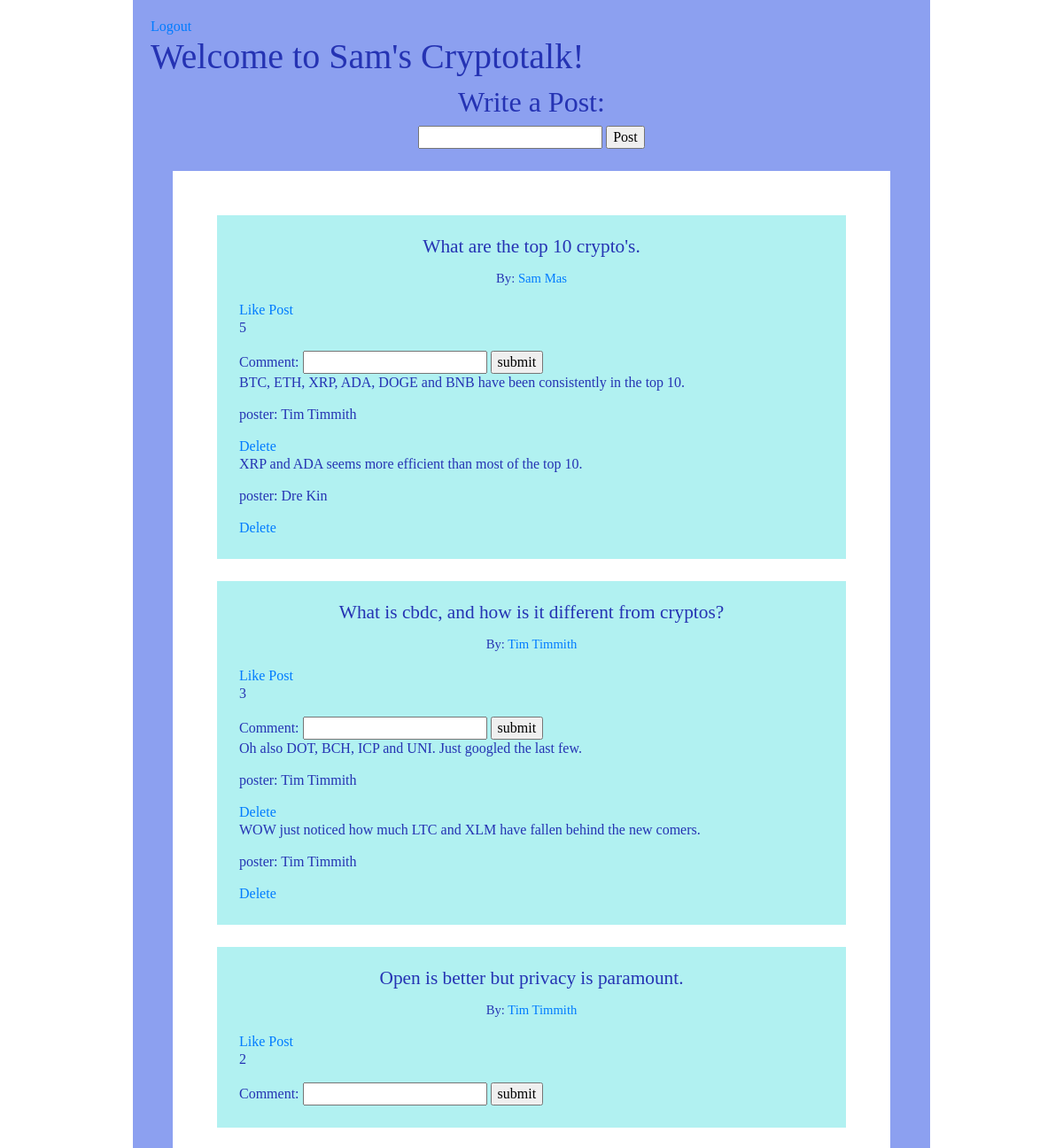
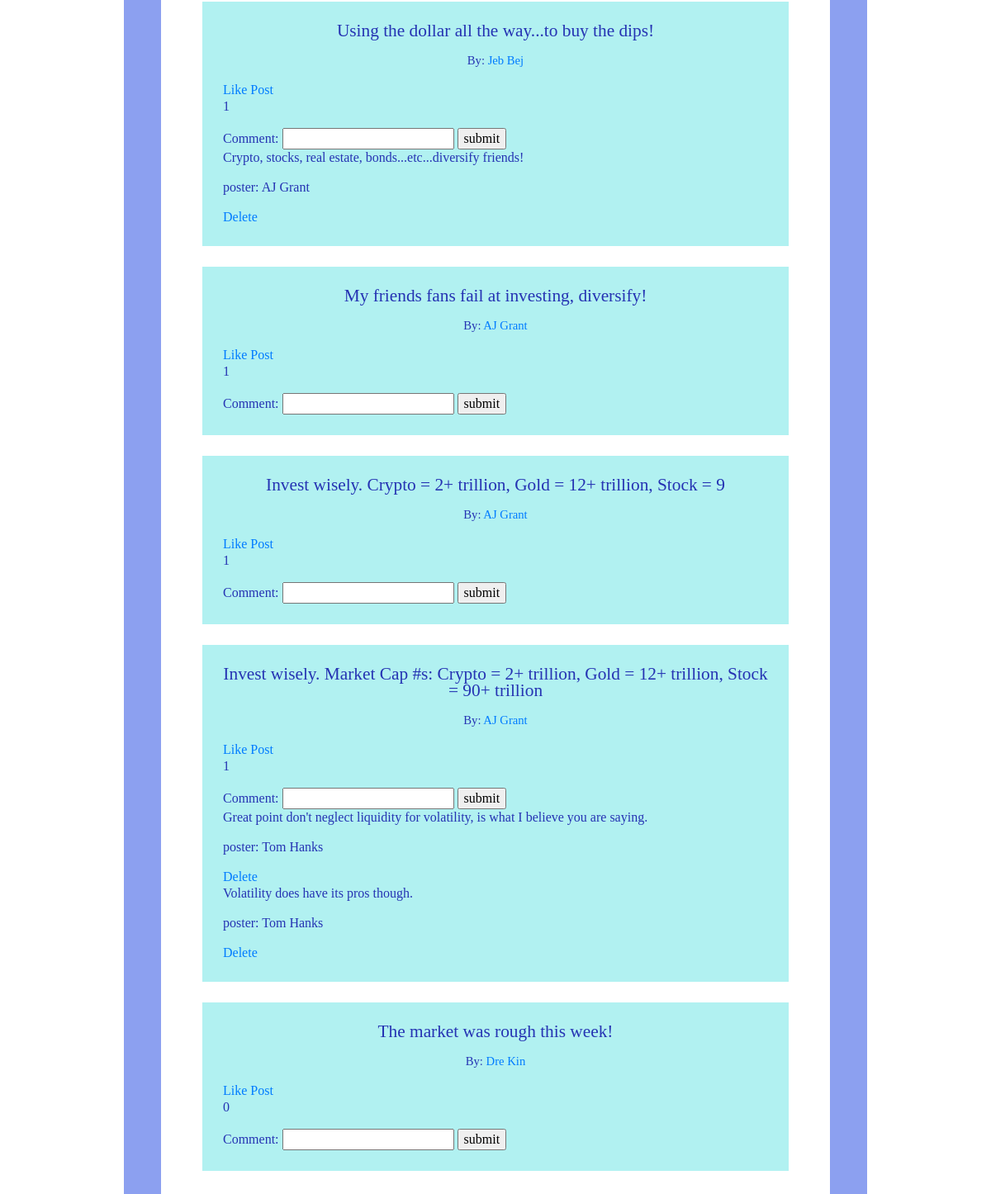
The page /welcome (signed in) on the database its author committed (2 pictures, top to bottom).
### cryptotalk/models.py (models this page shows)
class User(models.Model):
    first_name = models.CharField(max_length=50)
    last_name = models.CharField(max_length=50)
    email = models.CharField(max_length=50)
    password = models.CharField(max_length=50)
    created_at = models.DateTimeField(auto_now_add=True, null=True)
    updated_at = models.DateTimeField(auto_now=True, null=True)
    objects = UserManager()

class Crypto_Message(models.Model):
    message = models.CharField(max_length=255)
    poster = models.ForeignKey(User, related_name='user_messages', on_delete=models.CASCADE)
    user_likes = models.ManyToManyField(User, related_name='liked_posts')
    created_at = models.DateTimeField(auto_now_add=True, null=True)
    updated_at = models.DateTimeField(auto_now=True, null=True)

class Comment(models.Model):
    comment = models.CharField(max_length=255)
    poster = models.ForeignKey(User, related_name='user_comments', on_delete=models.CASCADE)
    crypto_message = models.ForeignKey(Crypto_Message, related_name="post_comments", on_delete=models.CASCADE)
    created_at = models.DateTimeField(auto_now_add=True, null=True)
    updated_at = models.DateTimeField(auto_now=True, null=True)

### cryptotalk/views.py (the view)
# urls.py: path('welcome', views.welcome),
def welcome(request):
    if 'user' not in request.session:
        return redirect('/')
    context = {
        'crypto_messages': Crypto_Message.objects.all()
    }
    return render(request, 'welcome.html', context)

### cryptotalk/templates/welcome.html (shortened to what this page needs)
<!DOCTYPE html>
<html lang="en">
    <head>
        <link rel="stylesheet" href="https://maxcdn.bootstrapcdn.com/bootstrap/4.0.0/css/bootstrap.min.css"
>
        {% load static %}
        <link rel="stylesheet" href="{% static 'style.css' %}">
    </head>
    <body>
        <div id='wrap'>
            <a href="/logout">Logout</a>
            <h1>Welcome to {{request.session.user}}'s Cryptotalk!</h1>
            <div id='write'>
                <h2>Write a Post:</h2>
                <form action="/process_message" method=POST>
                    <input type="text" name='mess'>
                    <input type="submit" value="Post">
                </form>
            </div>
            <div id='posts'>
                {% for post in crypto_messages %}
                <div class='one_post'>
                    <p class='post'>{{post.message}}</p>
                    <p class='poster'>By: <a href="/user_profile/{{post.poster.id}}">{{post.poster.first_name}} {{post.poster.last_name}}</a></p>
                    <a href="/like/{{post.id}}">Like Post</a>
                    <p>{{ post.user_likes.count }}</p>
                    <form action="/add_comment/{{post.id}}" method=POST>
                        Comment: <input type="text" name='comment'>
                        <input type="submit" value='submit'>
                    </form>
                    {% for comment in post.post_comments.all %}
                        <p>{{comment.comment}}</p>
                        <p>poster: {{comment.poster.first_name}} {{comment.poster.last_name}}</p>
                        <a href="/delete/{{comment.id}}">Delete</a>
                    {% endfor %}
                </div>
                {% endfor %}
            </div>
        </div>
    </body>
</html>

### cryptotalk/static/style.css (style rules this page uses)
body { background-image: url(images/blue_sky.jpg); color: rgb(37, 51, 179); font-family: Cambria, Cochin, Georgia, Times, 'Times New Roman', serif; font-weight: normal; line-height: 20px; margin: auto; }
#wrap { margin: 0px auto; background-color: rgb(140, 160, 240); width: 900px; font-family: Cambria, Cochin, Georgia, Times, 'Times New Roman', serif; padding: 20px; }
#posts { background-color: rgb(255, 255, 255); padding: 25px; margin: 25px; }
.one_post { background-color: rgb(177, 241, 241); padding: 25px; margin: 25px; min-height: 100px; }
.post { font-size: 16pt; text-align: center; }
.poster { font-size: 11pt; text-align: center; }
#write { text-align: center; }

### rows shown on the page
User: session.user "Sam"
Crypto_Message: message "What are the top 10 crypto's.", poster.first_name "Sam", poster.last_name "Mas", user_likes.count "5"
Comment: comment "BTC, ETH, XRP, ADA, DOGE and BNB have been consistently in the top 10.", poster.first_name "Tim", poster.last_name "Timmith"
Comment: comment "XRP and ADA seems more efficient than most of the top 10.", poster.first_name "Dre", poster.last_name "Kin"
Crypto_Message: message "What is cbdc, and how is it different from cryptos?", poster.first_name "Tim", poster.last_name "Timmith", user_likes.count "3"
Comment: comment "Oh also DOT, BCH, ICP and UNI. Just googled the last few.", poster.first_name "Tim", poster.last_name "Timmith"
Comment: comment "WOW just noticed how much LTC and XLM have fallen behind the new comers.", poster.first_name "Tim", poster.last_name "Timmith"
Crypto_Message: message "Open is better but privacy is paramount.", poster.first_name "Tim", poster.last_name "Timmith", user_likes.count "2"
Crypto_Message: message "Using the dollar all the way...to buy the dips!", poster.first_name "Jeb", poster.last_name "Bej", user_likes.count "1"
Comment: comment "Crypto, stocks, real estate, bonds...etc...diversify friends!", poster.first_name "AJ", poster.last_name "Grant"
Crypto_Message: message "My friends fans fail at investing, diversify!", poster.first_name "AJ", poster.last_name "Grant", user_likes.count "1"
Crypto_Message: message "Invest wisely. Crypto = 2+ trillion, Gold = 12+ trillion, Stock = 9", poster.first_name "AJ", poster.last_name "Grant", user_likes.count "1"
Crypto_Message: message "Invest wisely. Market Cap #s: Crypto = 2+ trillion, Gold = 12+ trillion, Stock = 90+ trillion", poster.first_name "AJ", poster.last_name "Grant", user_likes.count "1"
Comment: comment "Great point don't neglect liquidity for volatility, is what I believe you are saying.", poster.first_name "Tom", poster.last_name "Hanks"
Comment: comment "Volatility does have its pros though.", poster.first_name "Tom", poster.last_name "Hanks"
Crypto_Message: message "The market was rough this week!", poster.first_name "Dre", poster.last_name "Kin", user_likes.count "0"
